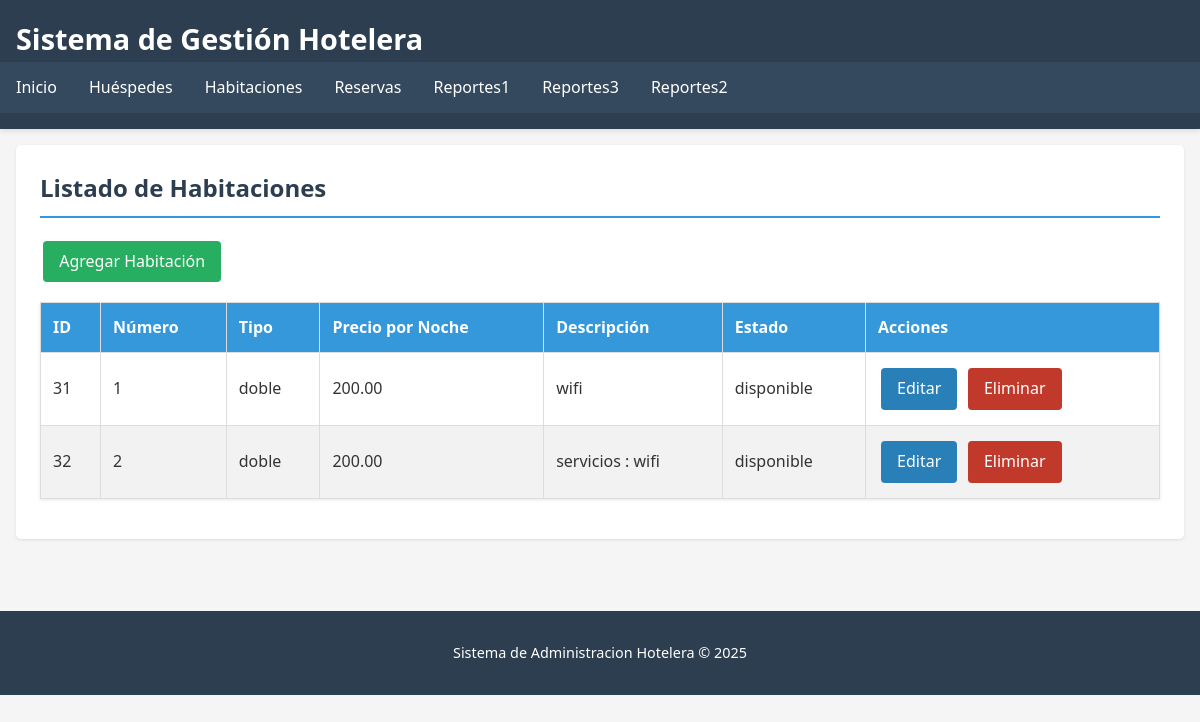
/habitaciones/listar.php, run on the app's committed database.
### tables this page shows
CREATE TABLE `habitaciones` (
  `id_habitacion` int(11) NOT NULL,
  `numero` varchar(10) DEFAULT NULL,
  `tipo` enum('individual','doble','suite') NOT NULL,
  `precio_noche` decimal(10,2) NOT NULL,
  `descripcion` text DEFAULT NULL,
  `estado` enum('disponible','ocupada','mantenimiento') DEFAULT 'disponible'
);

### habitaciones/listar.php (the view, shortened to what this page needs)
<?php
require_once('../includes/conexion.php');
$query = "SELECT * FROM habitaciones ORDER BY numero";
$resultado = mysqli_query($conexion, $query);
include('../includes/header.php');
?>
<div class="card">
    <h2>Listado de Habitaciones</h2>
    <a href="agregar.php" class="btn btn-agregar">Agregar Habitación</a>
    <table>
        <thead>
            <tr>
                <th>ID</th>
                <th>Número</th>
                <th>Tipo</th>
                <th>Precio por Noche</th>
                <th>Descripción</th>
                <th>Estado</th>
                <th>Acciones</th>
            </tr>
        </thead>
        <tbody>
            <?php if (mysqli_num_rows($resultado) > 0): ?>
                <?php while ($habitacion = mysqli_fetch_assoc($resultado)): ?>
                <tr>
                    <td><?php echo $habitacion['id_habitacion']; ?></td>
                    <td><?php echo $habitacion['numero']; ?></td>
                    <td><?php echo $habitacion['tipo']; ?></td>
                    <td><?php echo $habitacion['precio_noche']; ?></td>
                    <td><?php echo htmlspecialchars($habitacion['descripcion']); ?></td>
                    <td><?php echo $habitacion['estado']; ?></td>
                    <td>
                        <a href="editar.php?id=<?php echo $habitacion['id_habitacion']; ?>" class="btn btn-editar">Editar</a>
                        <a href="eliminar.php?id=<?php echo $habitacion['id_habitacion']; ?>" class="btn btn-eliminar" onclick="return confirm('¿Está seguro de eliminar esta habitación?')">Eliminar</a>
                    </td>
                </tr>
                <?php endwhile; ?>
            <?php else: ?>
                <tr>
                    <td colspan="7">No hay habitaciones registradas.</td>
                </tr>
            <?php endif; ?>
        </tbody>
    </table>
</div>
<?php
include('../includes/footer.php');
?>

### css/estilo.css (style rules this page uses)
body { font-family: 'Segoe UI', Tahoma, Geneva, Verdana, sans-serif; line-height: 1.6; margin: 0; padding: 0; color: #333; background-color: #f5f5f5; }
table { width: 100%; border-collapse: collapse; margin: 1rem 0; background: white; box-shadow: 0 1px 3px rgba(0,0,0,0.1); }
table, th, td { border: 1px solid #ddd; }
th, td { padding: 0.75rem; text-align: left; }
th { background-color: #3498db; color: white; }
tr:nth-child(even) { background-color: #f2f2f2; }
.btn { display: inline-block; padding: 0.5rem 1rem; margin: 0.2rem; text-decoration: none; border-radius: 4px; font-weight: 500; transition: all 0.3s; border: none; cursor: pointer; }
.btn-agregar { background: #27ae60; color: white; }
.btn-editar { background: #2980b9; color: white; }
.btn-eliminar { background: #c0392b; color: white; }
.card { background: white; border-radius: 5px; box-shadow: 0 1px 3px rgba(0,0,0,0.1); padding: 1.5rem; margin-bottom: 1.5rem; }
.card h2 { margin-top: 0; color: #2c3e50; border-bottom: 2px solid #3498db; padding-bottom: 0.5rem; }

### data on the page
habitaciones: id_habitacion "31", numero "1", tipo "doble", precio_noche "200.00", descripcion "wifi", estado "disponible"
habitaciones: id_habitacion "32", numero "2", tipo "doble", precio_noche "200.00", descripcion "servicios : wifi", estado "disponible"
